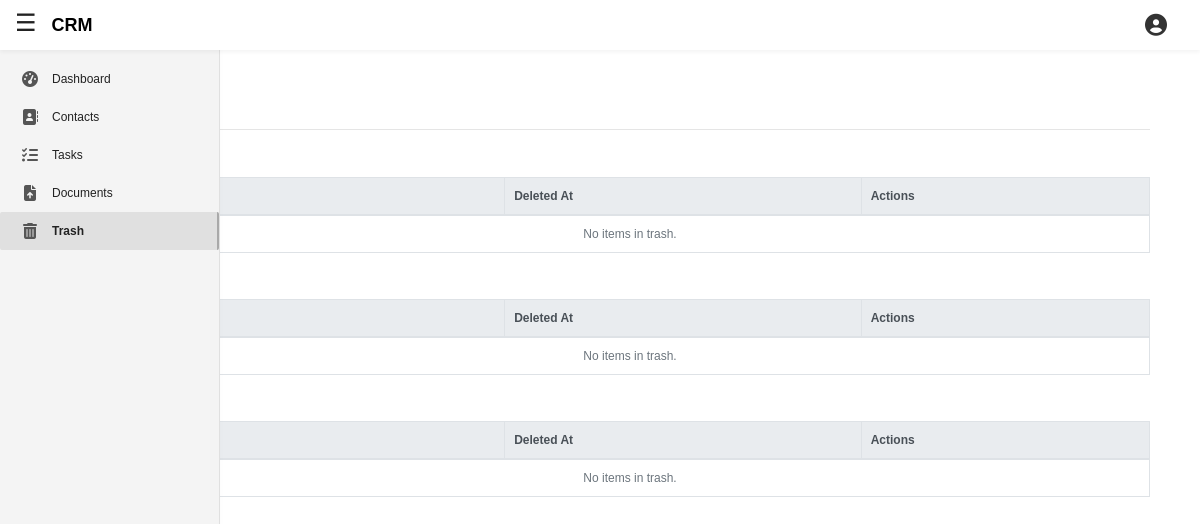
/apps/trash/ (signed in), run on an earlier commit of the app's database.
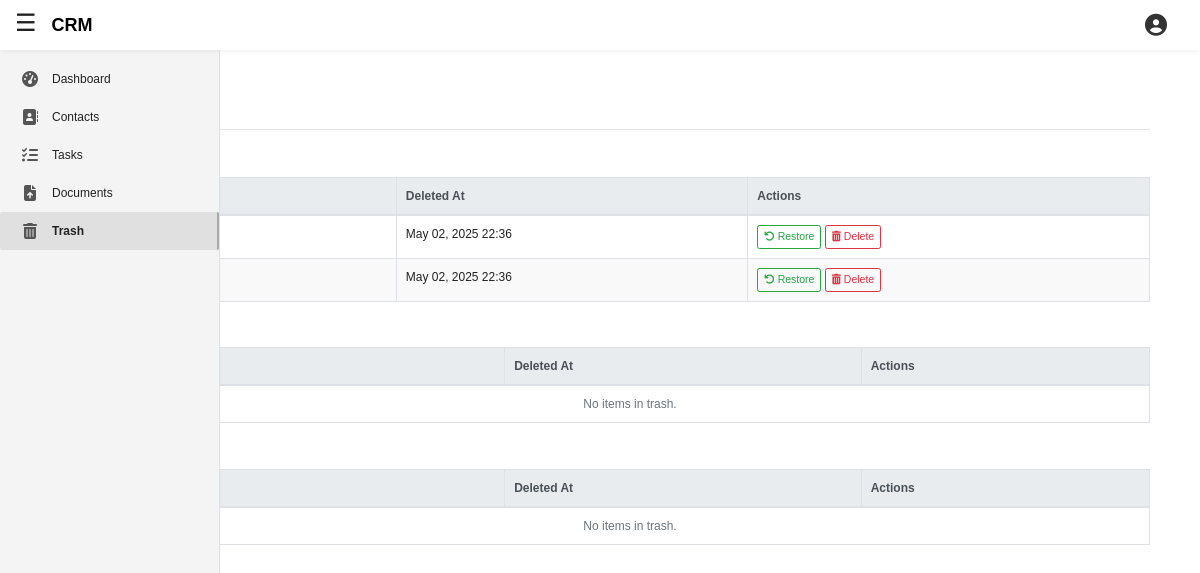
And on a later commit of the database.
### client/models.py (models this page shows, shortened)
class BaseModel(models.Model):
    is_deleted = models.BooleanField(default = False)
    deleted_at = models.DateTimeField(null = True, blank = True)
    class Meta:
        abstract = True

class Client(BaseModel):
    name = models.CharField(max_length=255)
    email = models.CharField(max_length=80)
    country_code = models.CharField(
        max_length=5,
        choices=COUNTRY_CODE_CHOICES,
        default='+91',
        blank = True,
        null = True,
    )
    phone = models.CharField(
        max_length=12,
        validators=[phone_number_validator],
        blank = True,
        null = True,
    )
    address = models.CharField(max_length=255, blank = True, null = True)
    description = models.TextField(blank = True, null = True)
    is_active = models.BooleanField(default=True)
    created_at = models.DateTimeField(auto_now_add=True)
    last_edit = models.DateTimeField(auto_now = True)
    objects = CustomManager()
    all_objects = models.Manager()
    list = models.ForeignKey(Project, on_delete=models.CASCADE)
    companyAssignee = models.ForeignKey(BusinessUser, on_delete=models.CASCADE)

### featuredApp/views.py (the view)
# urls.py: path('trash/', views.trash_view, name='appTrash'),
@login_required
def trash_view(request):
    trashed_contacts = Client.all_objects.filter(companyAssignee = request.user, is_deleted = True)
    trashed_documents = Document.all_objects.filter(user = request.user, is_deleted = True)
    trashed_project = Project.all_objects.filter(user = request.user, is_deleted = True)
    return render(
        request,
        'featuredApp/trash.html',
        {
            'trashed_contacts': trashed_contacts,
        },
    )

### featuredApp/templates/featuredApp/trash.html (shortened to what this page needs)
{% extends 'featuredApp/base.html' %}
{% load static %}
{% load crispy_forms_tags %}
{% block addCSSlink %}
	<link rel="stylesheet" type="text/css" href="{% static 'featuredApp/pop_up.css' %}">
{% endblock addCSSlink %}
{% block contentBody1 %}
	<h2 style="font-weight: bolder;"> Trash </h2>
	<hr style="margin: 20px 0;">
	<h4>Contacts</h4>
	{% include "featuredApp/trash_table.html" with items=trashed_contacts model="Contact" %}
	<h4 class="mt-4">Projects</h4>
	{% include "featuredApp/trash_table.html" with items=trashed_projects model="Project" %}
	<h4 class="mt-4">Documents</h4>
	{% include "featuredApp/trash_table.html" with items=trashed_documents model="Document" %}
{% endblock contentBody1 %}

### featuredApp/templates/featuredApp/trash_table.html (shortened to what this page needs)
<table class="table table-bordered table-striped">
    <thead class="thead-light">
        <tr>
            <th>Name / Title</th>
            <th>Deleted At</th>
            <th>Actions</th>
        </tr>
    </thead>
    <tbody>
        {% for item in items %}
        <tr>
            <td>
            </td>
            <td>{{ item.deleted_at|date:"M d, Y H:i" }}</td>
            <td>
                <form method="post" action='{% url "app"|add:model|add:"Restore" item.pk %}' style="display:inline;">
                    <button class="btn btn-sm btn-outline-success">
                        <i class="fas fa-undo"></i>
                        Restore
                    </button>
                </form>
                <form method="post" action='{% url "app"|add:model|add:"PermanentDelete" item.pk %}' style="display:inline;">
                    <button class="btn btn-sm btn-outline-danger">
                        <i class="fas fa-trash-alt"></i>
                        Delete
                    </button>
                </form>
            </td>
        </tr>
        {% empty %}
            <tr><td colspan="3" class="text-muted text-center">No items in trash.</td></tr>
        {% endfor %}
    </tbody>
  </table>

What changed in the data, as far as the page shows it:
now on this page (row edited): Client: deleted_at "May 02, 2025 22:36"
now on this page (row edited): Client: deleted_at "May 02, 2025 22:36"
Also different on the page:
text no longer shown: "No items in trash. No items in trash. No items in trash."
text now shown: "No items in trash. No items in trash."
